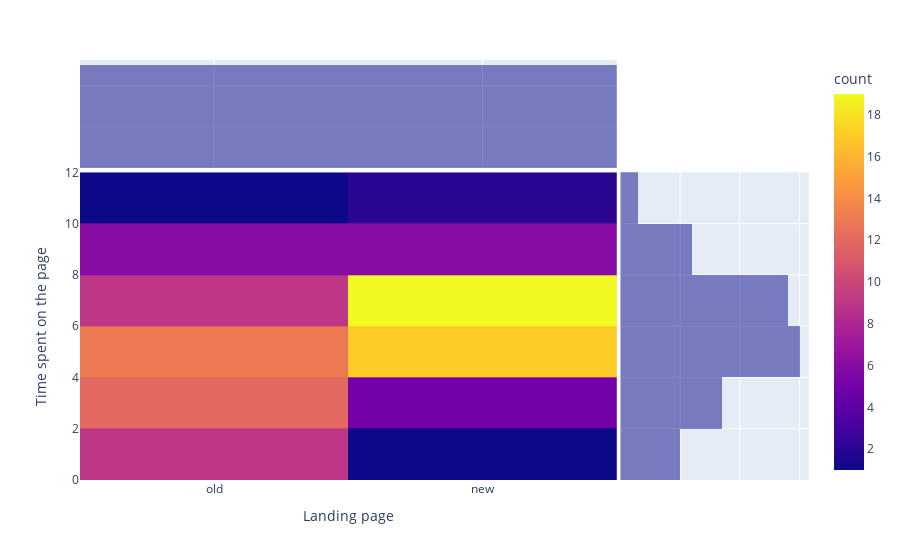

The cell this chart's notebook holds for it:
### Markdown cell above
**1) Start off looking at relationship with `landing_page`**

### Code cell
plt.figure(figsize=(9, 6))
sns.boxplot(data=df,y='time_spent_on_the_page', x='landing_page');
plt.ylabel('Time spent on the page')
plt.xlabel('Landing page')
plt.show();

margplot = px.density_heatmap(df, x="landing_page",y="time_spent_on_the_page", marginal_x="histogram", marginal_y="histogram",
                              labels={
                                  "time_spent_on_the_page": "Time spent on the page",
                                  "landing_page": "Landing page",
                              });
margplot.show();

### Figure 1 — Plotly figure (JSON) as saved in the notebook; plotly's stock layout.template omitted (floating-point values rounded to 4 significant figures)
{"data": [{"coloraxis": "coloraxis", "hovertemplate": "Landing page=%{x}<br>Time spent on the page=%{y}<br>count=%{z}<extra></extra>", "name": "", "type": "histogram2d", "x": ["old", "new", "new", "old", "new", "old", "new", "old", "new", "old", "old", "old", "new", "new", "old", "new", "new", "old", "old", "old", "old", "old", "new", "new", "new", "new", "new", "old", "new", "old", "new", "old", "old", "old", "old", "old", "old", "old", "new", "old", "old", "old", "new", "new", "new", "old", "new", "new", "new", "new", "old", "new", "new", "old", "new", "old", "old", "new", "old", "old", "new", "new", "old", "old", "old", "new", "old", "old", "new", "old", "old", "new", "new", "new", "old", "old", "old", "new", "new", "old", "new", "new", "new", "old", "old", "old", "new", "new", "new", "old", "new", "new", "old", "new", "old", "new", "old", "new", "new", "new"], "xaxis": "x", "xbingroup": "x", "y": [3.48, 7.13, 4.4, 3.02, 4.75, 5.28, 5.25, 6.53, 10.71, 2.08, 6.21, 2.58, 5.86, 6.03, 8.72, 6.27, 8.73, 0.4, 10.3, 3.88, 2.66, 7.03, 3.65, 7.02, 6.18, 4.39, 9.49, 4.05, 7.81, 4.28, 5.41, 3.52, 5.39, 4.52, 4.46, 8.5, 3.13, 6.04, 1.65, 0.19, 8.46, 1.92, 7.16, 7.16, 3.91, 8.02, 5.37, 7.23, 8.08, 10.5, 0.22, 5.65, 6.47, 4.71, 6.41, 0.93, 1.81, 8.3, 7.4, 9.15, 6.01, 6.79, 4.18, 5.47, 5.96, 7.27, 6.6, 4.75, 6.7, 2.23, 0.4, 5.42, 5.08, 7.46, 4.87, 6.57, 1.44, 3.88, 9.12, 3.21, 4.68, 5.26, 5.74, 2.9, 4.3, 0.91, 6.71, 3.68, 3.3, 6.04, 5.4, 8.47, 8.35, 4.94, 3.05, 5.15, 6.52, 7.07, 6.2, 5.86], "yaxis": "y", "ybingroup": "y"}, {"alignmentgroup": "True", "bingroup": "x", "hovertemplate": "Landing page=%{x}<br>count=%{y}<extra></extra>", "legendgroup": "", "marker": {"color": "#0d0887"}, "name": "", "offsetgroup": "", "opacity": 0.5, "showlegend": false, "type": "histogram", "x": ["old", "new", "new", "old", "new", "old", "new", "old", "new", "old", "old", "old", "new", "new", "old", "new", "new", "old", "old", "old", "old", "old", "new", "new", "new", "new", "new", "old", "new", "old", "new", "old", "old", "old", "old", "old", "old", "old", "new", "old", "old", "old", "new", "new", "new", "old", "new", "new", "new", "new", "old", "new", "new", "old", "new", "old", "old", "new", "old", "old", "new", "new", "old", "old", "old", "new", "old", "old", "new", "old", "old", "new", "new", "new", "old", "old", "old", "new", "new", "old", "new", "new", "new", "old", "old", "old", "new", "new", "new", "old", "new", "new", "old", "new", "old", "new", "old", "new", "new", "new"], "xaxis": "x3", "yaxis": "y3"}, {"alignmentgroup": "True", "bingroup": "y", "hovertemplate": "Time spent on the page=%{y}<br>count=%{x}<extra></extra>", "legendgroup": "", "marker": {"color": "#0d0887"}, "name": "", "offsetgroup": "", "opacity": 0.5, "showlegend": false, "type": "histogram", "xaxis": "x2", "y": [3.48, 7.13, 4.4, 3.02, 4.75, 5.28, 5.25, 6.53, 10.71, 2.08, 6.21, 2.58, 5.86, 6.03, 8.72, 6.27, 8.73, 0.4, 10.3, 3.88, 2.66, 7.03, 3.65, 7.02, 6.18, 4.39, 9.49, 4.05, 7.81, 4.28, 5.41, 3.52, 5.39, 4.52, 4.46, 8.5, 3.13, 6.04, 1.65, 0.19, 8.46, 1.92, 7.16, 7.16, 3.91, 8.02, 5.37, 7.23, 8.08, 10.5, 0.22, 5.65, 6.47, 4.71, 6.41, 0.93, 1.81, 8.3, 7.4, 9.15, 6.01, 6.79, 4.18, 5.47, 5.96, 7.27, 6.6, 4.75, 6.7, 2.23, 0.4, 5.42, 5.08, 7.46, 4.87, 6.57, 1.44, 3.88, 9.12, 3.21, 4.68, 5.26, 5.74, 2.9, 4.3, 0.91, 6.71, 3.68, 3.3, 6.04, 5.4, 8.47, 8.35, 4.94, 3.05, 5.15, 6.52, 7.07, 6.2, 5.86], "yaxis": "y2"}], "layout": {"barmode": "overlay", "coloraxis": {"colorbar": {"title": {"text": "count"}}, "colorscale": [[0, "#0d0887"], [0.1111, "#46039f"], [0.2222, "#7201a8"], [0.3333, "#9c179e"], [0.4444, "#bd3786"], [0.5556, "#d8576b"], [0.6667, "#ed7953"], [0.7778, "#fb9f3a"], [0.8889, "#fdca26"], [1, "#f0f921"]]}, "legend": {"tracegroupgap": 0}, "margin": {"t": 60}, "xaxis": {"anchor": "y", "domain": [0, 0.7363], "title": {"text": "Landing page"}}, "xaxis2": {"anchor": "y2", "domain": [0.7413, 1], "matches": "x2", "showgrid": true, "showline": false, "showticklabels": false, "ticks": ""}, "xaxis3": {"anchor": "y3", "domain": [0, 0.7363], "matches": "x", "showgrid": true, "showticklabels": false}, "xaxis4": {"anchor": "y4", "domain": [0.7413, 1], "matches": "x2", "showgrid": true, "showline": false, "showticklabels": false, "ticks": ""}, "yaxis": {"anchor": "x", "domain": [0, 0.7326], "title": {"text": "Time spent on the page"}}, "yaxis2": {"anchor": "x2", "domain": [0, 0.7326], "matches": "y", "showgrid": true, "showticklabels": false}, "yaxis3": {"anchor": "x3", "domain": [0.7426, 1], "matches": "y3", "showgrid": true, "showline": false, "showticklabels": false, "ticks": ""}, "yaxis4": {"anchor": "x4", "domain": [0.7426, 1], "matches": "y3", "showgrid": true, "showline": false, "showticklabels": false, "ticks": ""}}}
